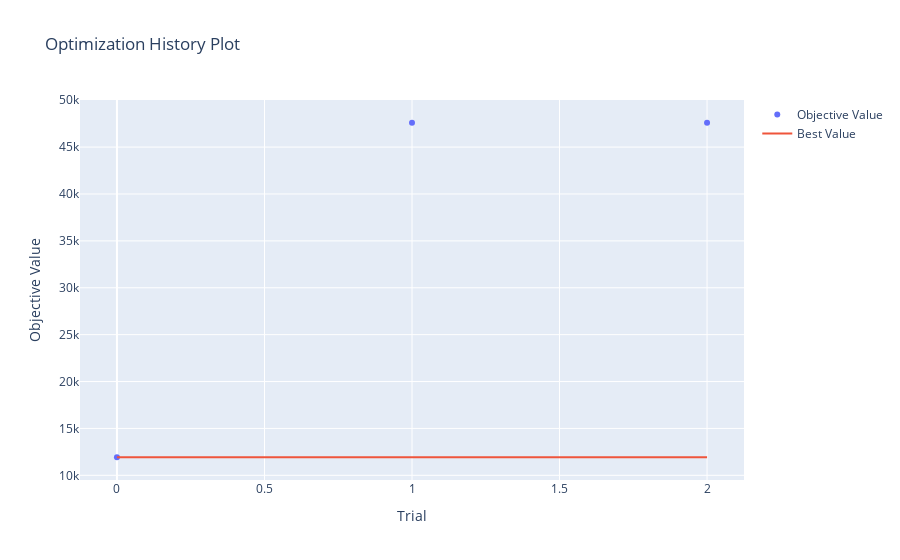

Here is the notebook cell this chart was saved with:
### Code cell
ov.plot_optimization_history(study)

### Figure 1 — Plotly figure (JSON) as saved in the notebook; plotly's stock layout.template omitted (floating-point values rounded to 4 significant figures)
{"data": [{"mode": "markers", "name": "Objective Value", "type": "scatter", "x": [0, 1, 2], "y": [11930.0, 47600.0, 47600.0]}, {"mode": "lines", "name": "Best Value", "type": "scatter", "x": [0, 1, 2], "y": [11930.0, 11930.0, 11930.0]}, {"marker": {"color": "#cccccc"}, "mode": "markers", "name": "Infeasible Trial", "showlegend": false, "type": "scatter", "x": [], "y": []}], "layout": {"title": {"text": "Optimization History Plot"}, "xaxis": {"title": {"text": "Trial"}}, "yaxis": {"title": {"text": "Objective Value"}}}}
